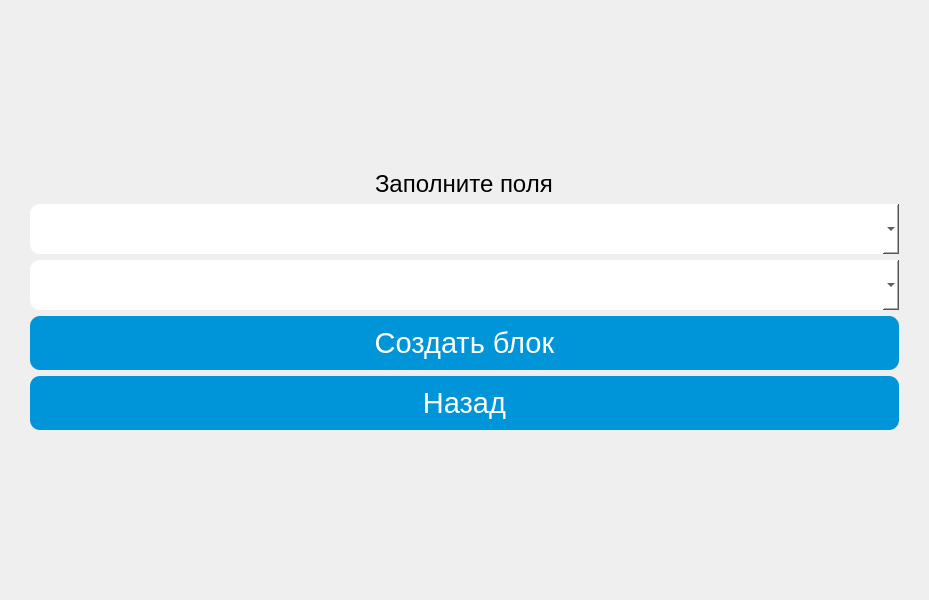
<?xml version="1.0" encoding="UTF-8"?>
<ui version="4.0">
 <class>CreateBlockWindow</class>
 <widget class="QMainWindow" name="CreateBlockWindow">
  <property name="geometry">
   <rect>
    <x>0</x>
    <y>0</y>
    <width>929</width>
    <height>600</height>
   </rect>
  </property>
  <property name="windowTitle">
   <string>MainWindow</string>
  </property>
  <property name="styleSheet">
   <string notr="true">background-image: url('C:/Users/TimeB/Desktop/db_project/client_part/png/clouds.jpg');
background-repeat: no-repeat;
background-position: center;
background-size: cover;</string>
  </property>
  <widget class="QWidget" name="centralwidget">
   <layout class="QVBoxLayout" name="verticalLayout">
    <property name="leftMargin">
     <number>30</number>
    </property>
    <property name="rightMargin">
     <number>30</number>
    </property>
    <item>
     <spacer name="verticalSpacer">
      <property name="orientation">
       <enum>Qt::Vertical</enum>
      </property>
      <property name="sizeHint" stdset="0">
       <size>
        <width>20</width>
        <height>141</height>
       </size>
      </property>
     </spacer>
    </item>
    <item alignment="Qt::AlignHCenter">
     <widget class="QLabel" name="appointment">
      <property name="maximumSize">
       <size>
        <width>250</width>
        <height>250</height>
       </size>
      </property>
      <property name="font">
       <font>
        <pointsize>18</pointsize>
       </font>
      </property>
      <property name="styleSheet">
       <string notr="true">background: transparent;
</string>
      </property>
      <property name="text">
       <string>Заполните поля</string>
      </property>
      <property name="scaledContents">
       <bool>true</bool>
      </property>
     </widget>
    </item>
    <item>
     <widget class="QComboBox" name="dorm_info">
      <property name="font">
       <font>
        <family>Arial</family>
        <pointsize>18</pointsize>
       </font>
      </property>
      <property name="styleSheet">
       <string notr="true">
                background: white;
border: none;                
    border-radius: 10px;        
    padding: 10px 20px;     
            

</string>
      </property>
     </widget>
    </item>
    <item>
     <widget class="QComboBox" name="block_info">
      <property name="font">
       <font>
        <family>Arial</family>
        <pointsize>18</pointsize>
       </font>
      </property>
      <property name="styleSheet">
       <string notr="true">
                background: white;
border: none;                
    border-radius: 10px;        
    padding: 10px 20px;     
            

</string>
      </property>
     </widget>
    </item>
    <item>
     <widget class="QPushButton" name="create_block_button">
      <property name="font">
       <font>
        <family>Arial</family>
        <pointsize>22</pointsize>
       </font>
      </property>
      <property name="styleSheet">
       <string notr="true">QPushButton {
    background: rgb(0, 148, 216);
    color: white;
    border: none;
    border-radius: 10px;
    padding: 10px 20px;
}
QPushButton:hover {
    background: rgb(0, 120, 190); /* Цвет при наведении */
}
QPushButton:pressed {
    background: rgb(0, 100, 160); /* Цвет при нажатии */
}</string>
      </property>
      <property name="text">
       <string>Создать блок</string>
      </property>
     </widget>
    </item>
    <item>
     <widget class="QPushButton" name="back_button">
      <property name="font">
       <font>
        <family>Arial</family>
        <pointsize>22</pointsize>
       </font>
      </property>
      <property name="styleSheet">
       <string notr="true">QPushButton {
    background: rgb(0, 148, 216);
    color: white;
    border: none;
    border-radius: 10px;
    padding: 10px 20px;
}
QPushButton:hover {
    background: rgb(0, 120, 190); /* Цвет при наведении */
}
QPushButton:pressed {
    background: rgb(0, 100, 160); /* Цвет при нажатии */
}</string>
      </property>
      <property name="text">
       <string>Назад</string>
      </property>
     </widget>
    </item>
    <item>
     <spacer name="verticalSpacer_2">
      <property name="orientation">
       <enum>Qt::Vertical</enum>
      </property>
      <property name="sizeHint" stdset="0">
       <size>
        <width>20</width>
        <height>141</height>
       </size>
      </property>
     </spacer>
    </item>
   </layout>
  </widget>
 </widget>
 <resources/>
 <connections/>
</ui>
